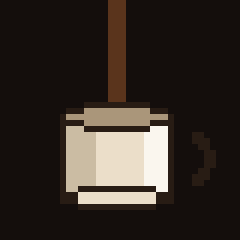
#> input picture assets/coffee_pour.gif, 240 x 240 px
$ python convert_gif_to_raw.py
#> lines starting #> are read from the running program, lines starting #| are printed output that depends on the picture
"""
Converts a GIF into a single raw binary file of RGB565-encoded frames,
back-to-back, for playback on the Pico via GC9A01.blit_buffer().

Each pixel: 2 bytes, big-endian, RGB565 (matching gc9a01py's own
_ENCODE_PIXEL format, ">H").

Usage: python convert_gif_to_raw.py [src.gif] [out.raw]
"""

import sys
from PIL import Image


def rgb565_bytes(img):
    """Pack an RGB image's pixels into big-endian RGB565, row-major."""
    width, height = img.size
    pixels = img.load()
    out = bytearray(width * height * 2)
    i = 0
    for y in range(height):
        for x in range(width):
            r, g, b = pixels[x, y][:3]
            value = ((r & 0xF8) << 8) | ((g & 0xFC) << 3) | (b >> 3)
            out[i] = value >> 8
            out[i + 1] = value & 0xFF
            i += 2
    return bytes(out)


def main():
    src = sys.argv[1] if len(sys.argv) > 1 else "coffee_pour.gif"
    out = sys.argv[2] if len(sys.argv) > 2 else "coffee_pour.raw"

    gif = Image.open(src)
#> gif is the input picture: PIL image 240x240 P; mean R, G, B 52.1, 43.7, 37.9
    width, height = gif.size
#> width = 240; height = 240
    bytes_per_frame = width * height * 2
#> bytes_per_frame = 115200

    with open(out, "wb") as f:
        for i in range(gif.n_frames):
            gif.seek(i)
            f.write(rgb565_bytes(gif.convert("RGB")))
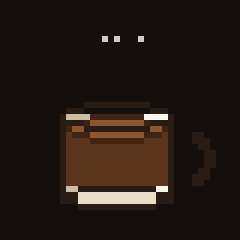
#> gif: PIL image 240x240 RGB; mean R, G, B 34.9, 24.7, 19.3

    total = gif.n_frames * bytes_per_frame
#> total = 2188800
    print(f"{out}: {gif.n_frames} frames at {width}x{height}, {bytes_per_frame} bytes/frame, {total/1024:.1f} KB total")
#| coffee_pour.raw: 19 frames at 240x240, 115200 bytes/frame, 2137.5 KB total


if __name__ == "__main__":
    main()
